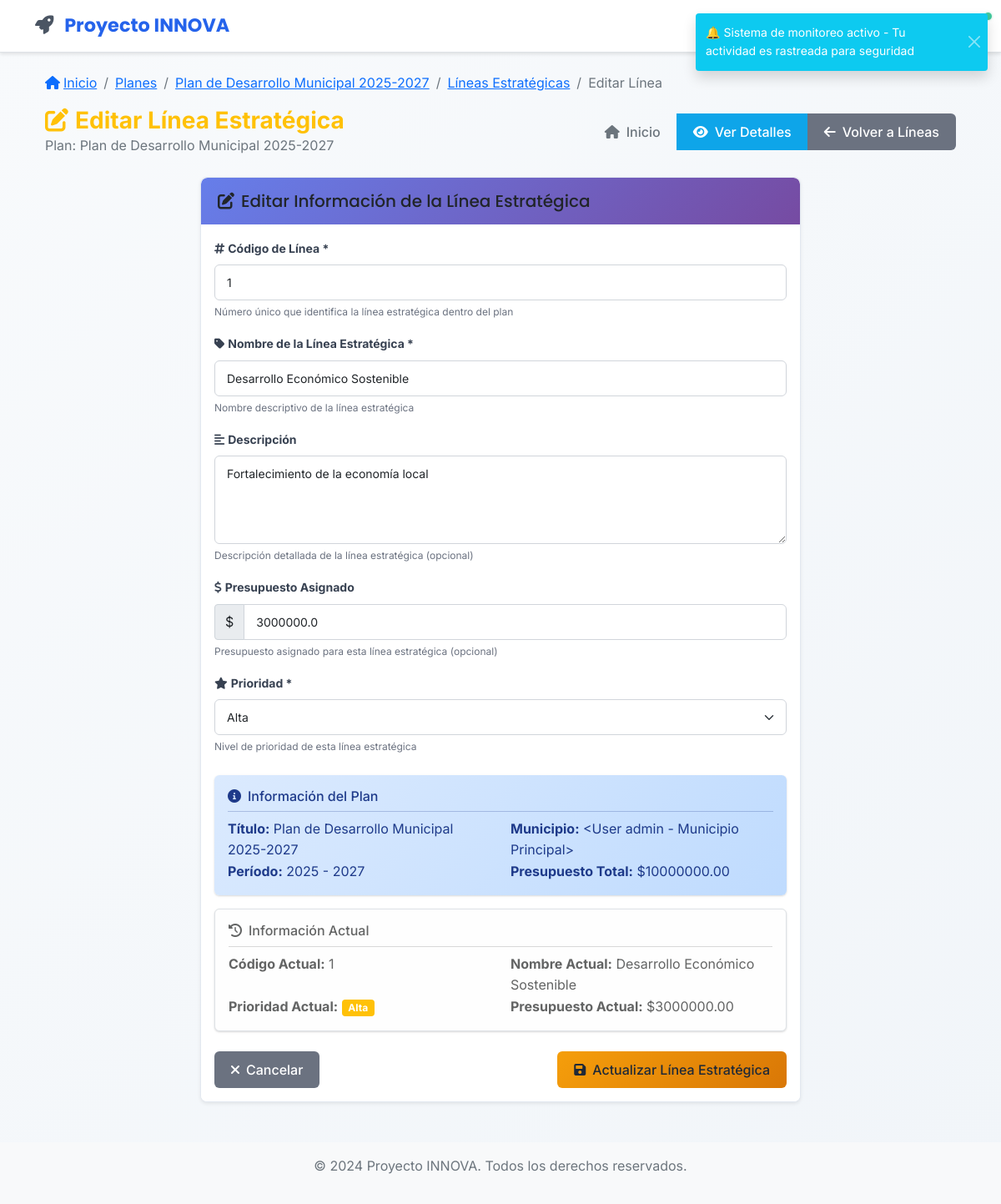
The app's page /planes/lineas/1/editar (signed in), older data.
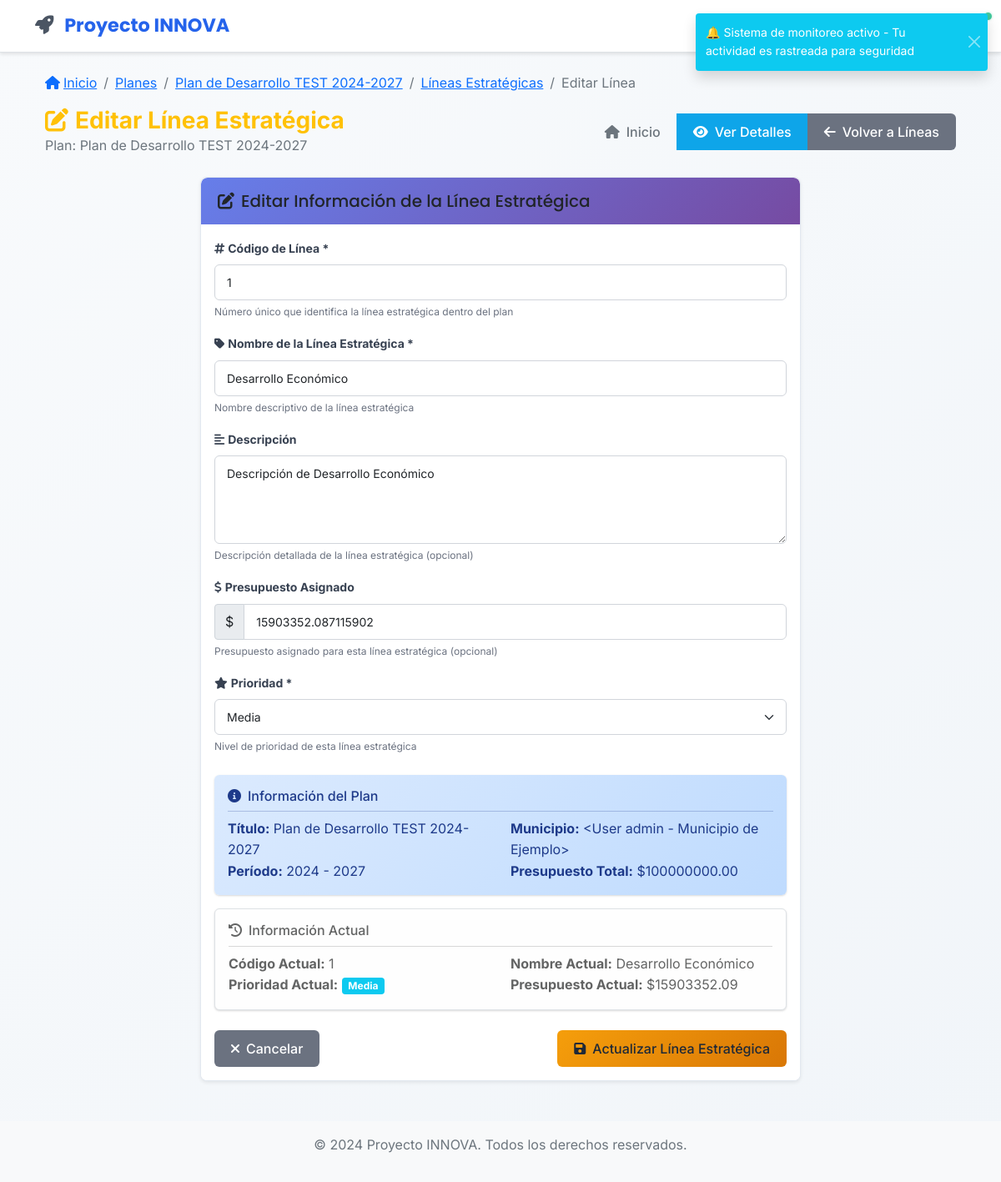
The same page, newer data.
### app/models/plan_desarrollo.py (models this page shows, shortened)
class PlanDesarrollo(db.Model):
    __tablename__ = 'planes_desarrollo'
    id = db.Column(db.Integer, primary_key=True)
    titulo = db.Column(db.String(200), nullable=False)
    descripcion = db.Column(db.Text)
    anio_inicio = db.Column(db.Integer, nullable=False)
    anio_fin = db.Column(db.Integer, nullable=False)
    estado = db.Column(db.String(20), default='borrador')  # borrador, activo, finalizado, cancelado
    municipio_id = db.Column(db.Integer, db.ForeignKey('users.id'), nullable=False)
    municipio = db.relationship('User', backref=db.backref('planes_desarrollo', lazy=True))
    created_at = db.Column(db.DateTime, default=datetime.utcnow)
    updated_at = db.Column(db.DateTime, default=datetime.utcnow, onupdate=datetime.utcnow)
    presupuesto_total = db.Column(db.Float, default=0.0)
    prioridad = db.Column(db.String(20), default='media')  # baja, media, alta, critica

### app/models/linea_estrategica.py (models this page shows, shortened)
class LineaEstrategica(db.Model):
    __tablename__ = 'lineas_estrategicas'
    __table_args__ = (
        db.UniqueConstraint('plan_id', 'cod_linea', name='unique_plan_cod_linea'),
    )
    id = db.Column(db.Integer, primary_key=True)
    cod_linea = db.Column(db.Integer, nullable=False)
    nombre = db.Column(db.String(200), nullable=False)
    descripcion = db.Column(db.Text)
    plan_id = db.Column(db.Integer, db.ForeignKey('planes_desarrollo.id'), nullable=False)
    plan = db.relationship('PlanDesarrollo', backref=db.backref('lineas_estrategicas', lazy=True, cascade='all, delete-orphan'))
    estado = db.Column(db.String(20), default='activo')  # activo, inactivo
    created_at = db.Column(db.DateTime, default=datetime.utcnow)
    updated_at = db.Column(db.DateTime, default=datetime.utcnow, onupdate=datetime.utcnow)
    prioridad = db.Column(db.String(20), default='media')  # baja, media, alta, critica
    presupuesto_asignado = db.Column(db.Float, default=0.0)

### app/models/user.py (models this page shows, shortened)
class User(UserMixin, db.Model):
    __tablename__ = 'users'
    id = db.Column(db.Integer, primary_key=True)
    username = db.Column(db.String(64), unique=True, nullable=False, index=True)
    email = db.Column(db.String(120), unique=True, nullable=False, index=True)
    password_hash = db.Column(db.String(256), nullable=False)
    first_name = db.Column(db.String(64), nullable=False)
    last_name = db.Column(db.String(64), nullable=False)
    position = db.Column(db.String(100))  # Cargo en la alcaldía
    municipality = db.Column(db.String(100), nullable=False)  # Nombre de la alcaldía
    department = db.Column(db.String(100), nullable=False)  # Departamento/Estado
    municipality_code = db.Column(db.String(20))  # Código único de la alcaldía
    is_active = db.Column(db.Boolean, default=True)
    created_at = db.Column(db.DateTime, default=datetime.utcnow)
    updated_at = db.Column(db.DateTime, default=datetime.utcnow, onupdate=datetime.utcnow)
    last_login = db.Column(db.DateTime)
    legacy_role = db.Column(db.String(20), default='viewer')  # Mantener para compatibilidad
    active_roles = db.relationship('UserRole',
                                 foreign_keys='UserRole.user_id',
                                 lazy=True,
                                 primaryjoin="and_(User.id==UserRole.user_id, UserRole.is_active==True)")
    user_roles = db.relationship('UserRole',
                               foreign_keys='UserRole.user_id',
                               lazy=True,
                               overlaps="active_roles")
    @property
    def password(self):
        raise AttributeError('La contraseña no es un atributo legible')
    @property
    def role(self):
        return self.legacy_role
    def is_admin(self):
        if self.active_roles:
            admin_names = ['admin', 'administrador']
            return any(ur.role.name.lower() in admin_names for ur in self.active_roles)
        return self.legacy_role == 'admin'
    def __repr__(self):
        return f'<User {self.username} - {self.municipality}>'

### app/views/planes.py (the view, shortened to what this page needs)
@planes_bp.route('/lineas/<int:linea_id>/editar', methods=['GET', 'POST'])
@login_required
def editar_linea(linea_id):
    linea = LineaEstrategica.query.join(PlanDesarrollo).filter(
        LineaEstrategica.id == linea_id,
        build_plan_filter(current_user)
    ).first_or_404()
    form = EditarLineaEstrategicaForm(obj=linea)
    return render_template('planes/editar_linea.html', title='Editar Línea Estratégica',
                          form=form, linea=linea, plan=linea.plan)

### app/views/planes.py (called while the page is built)
def build_plan_filter(current_user):
    puede_ver_global = current_user.is_admin() or current_user.is_editor()
    if puede_ver_global:
        return PlanDesarrollo.municipio_id != None  # Siempre verdadero
    else:
        return PlanDesarrollo.municipio_id == current_user.id

### app/templates/planes/editar_linea.html (shortened to what the changed rows need)
{% extends "base.html" %}
{% block content %}
<div class="container-fluid mt-4">
    <div class="row mb-4">
        <div class="col-12">
            <nav aria-label="breadcrumb" class="mb-3">
                <ol class="breadcrumb">
                    <li class="breadcrumb-item">
                        <a href="{{ url_for('planes.ver', plan_id=plan.id) }}">{{ plan.titulo }}</a>
                    </li>
                </ol>
            </nav>
            <div class="d-flex justify-content-between align-items-center">
                <div>
                    <h1 class="h3 mb-0 text-warning fw-bold">
                        <i class="fas fa-edit me-2"></i>Editar Línea Estratégica
                    </h1>
                    <p class="text-muted mb-0">Plan: {{ plan.titulo }}</p>
                </div>
            </div>
        </div>
    </div>
    <div class="row">
        <div class="col-lg-8 mx-auto">
            <div class="card shadow-sm">
                <div class="card-body">
                    <form method="POST">
                        <div class="mb-3">
                            <label for="cod_linea" class="form-label fw-bold">
                                <i class="fas fa-hashtag me-1"></i>Código de Línea *
                            </label>
                            {{ form.cod_linea(class="form-control", placeholder="Ej: 1, 2, 3...") }}
                            <div class="form-text">Número único que identifica la línea estratégica dentro del plan</div>
                        </div>
                        <div class="mb-3">
                            <label for="nombre" class="form-label fw-bold">
                                <i class="fas fa-tag me-1"></i>Nombre de la Línea Estratégica *
                            </label>
                            {{ form.nombre(class="form-control", placeholder="Ej: Desarrollo Económico Sostenible") }}
                            <div class="form-text">Nombre descriptivo de la línea estratégica</div>
                        </div>
                        <div class="mb-3">
                            <label for="descripcion" class="form-label fw-bold">
                                <i class="fas fa-align-left me-1"></i>Descripción
                            </label>
                            {{ form.descripcion(class="form-control", rows="4", placeholder="Describa los objetivos y alcance de esta línea estratégica...") }}
                            <div class="form-text">Descripción detallada de la línea estratégica (opcional)</div>
                        </div>
                        <div class="mb-3">
                            <div class="input-group">
                                <span class="input-group-text">$</span>
                                {{ form.presupuesto_asignado(class="form-control", placeholder="0.00") }}
                            </div>
                        </div>
                        <div class="mb-4">
                            <label for="prioridad" class="form-label fw-bold">
                                <i class="fas fa-star me-1"></i>Prioridad *
                            </label>
                            {{ form.prioridad(class="form-select") }}
                            <div class="form-text">Nivel de prioridad de esta línea estratégica</div>
                        </div>
                        <div class="alert alert-info border-0">
                            <div class="row">
                                <div class="col-md-6">
                                    <strong>Título:</strong> {{ plan.titulo }}
                                </div>
                                <div class="col-md-6">
                                    <strong>Municipio:</strong> {{ plan.municipio }}
                                </div>
                                <div class="col-md-6">
                                    <strong>Período:</strong> {{ plan.anio_inicio }} - {{ plan.anio_fin }}
                                </div>
                                <div class="col-md-6">
                                    <strong>Presupuesto Total:</strong> ${{ "%.2f"|format(plan.presupuesto_total) }}
                                </div>
                            </div>
                        </div>
                        <div class="alert alert-light border">
                            <div class="row">
                                <div class="col-md-6">
                                    <strong>Código Actual:</strong> {{ linea.cod_linea }}
                                </div>
                                <div class="col-md-6">
                                    <strong>Nombre Actual:</strong> {{ linea.nombre }}
                                </div>
                                <div class="col-md-6">
                                    <strong>Prioridad Actual:</strong>
                                    <span class="badge bg-{{ 'danger' if linea.prioridad == 'critica' else 'warning' if linea.prioridad == 'alta' else 'info' if linea.prioridad == 'media' else 'secondary' }}">
                                        {{ linea.prioridad.title() }}
                                    </span>
                                </div>
                                <div class="col-md-6">
                                    <strong>Presupuesto Actual:</strong> ${{ "%.2f"|format(linea.presupuesto_asignado or 0) }}
                                </div>
                            </div>
                        </div>
                    </form>
                </div>
            </div>
        </div>
    </div>
</div>
{% endblock %}

Row changes from the older to the newer data that the page shows:
changed PlanDesarrollo: titulo "Plan de Desarrollo Municipal 2025-2027" → "Plan de Desarrollo TEST 2024-2027"; anio_inicio "2025" → "2024"; presupuesto_total "10000000.00" → "100000000.00"
changed LineaEstrategica: nombre "Desarrollo Económico Sostenible" → "Desarrollo Económico"; descripcion "Fortalecimiento de la economía local" → "Descripción de Desarrollo Económico"; presupuesto_asignado "3000000.0" → "15903352.087115902"; prioridad "Alta" → "Media"; presupuesto_asignado "3000000.00" → "15903352.09"
changed User: municipio "<User admin - Municipio Principal>" → "<User admin - Municipio de Ejemplo>"
